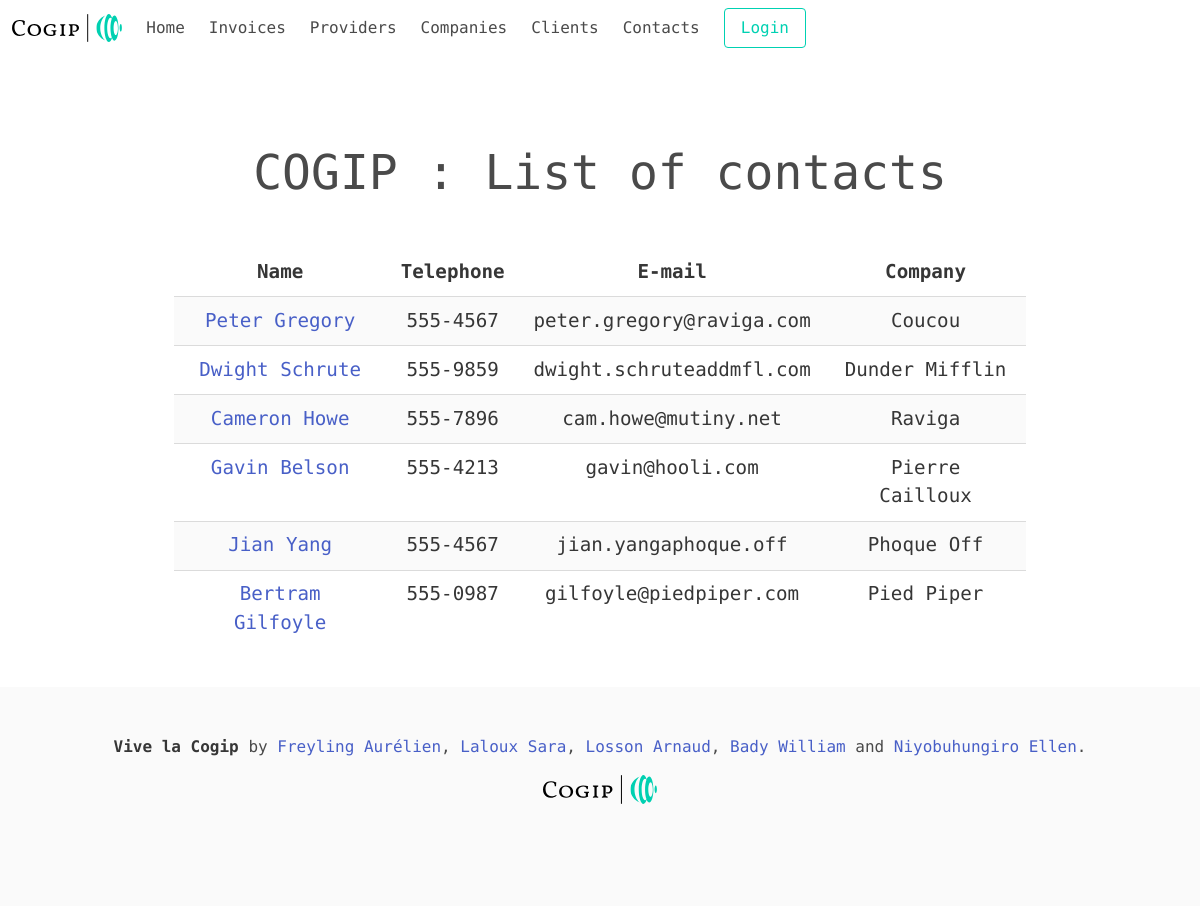
Screenshot of /index.php?route=contacts with the database file from the repository.
### tables this page shows
CREATE TABLE IF NOT EXISTS `peoples` (
  `id` int(11) NOT NULL AUTO_INCREMENT,
  `firstname` varchar(255) NOT NULL,
  `lastname` varchar(255) NOT NULL,
  `email` varchar(255) NOT NULL,
  `phone_number` varchar(255) NOT NULL,
  `company_id` int(11) DEFAULT NULL,
  PRIMARY KEY (`id`),
  KEY `company_id` (`company_id`)
);

CREATE TABLE IF NOT EXISTS `companies` (
  `id` int(11) NOT NULL AUTO_INCREMENT,
  `name` varchar(255) NOT NULL,
  `country` varchar(255) NOT NULL,
  `VAT_number` varchar(255) NOT NULL,
  `type_id` int(11) DEFAULT NULL,
  PRIMARY KEY (`id`),
  KEY `type_id` (`type_id`)
);

### controllers/contactsController.php (called while the page is built, shortened)
<?php
require 'models/contactsModel.php';
class ContactsController
{
    public function displayContactsPage($pdo)
    {
        $peoples = new Contacts($pdo);
        $listContacts = $peoples->getPeoples();
        require 'views/contacts.php';
    }
}

### models/contactsModel.php (called while the page is built, shortened)
<?php
class Contacts
{
    private $connexion;
    public function __construct(\PDO $pdo)
    {
        $this->connexion = $pdo;
    }
    public function getPeoples()
    {
        return $this->connexion->query("SELECT p.lastname, p.email, p.phone_number, p.firstname, c.name, p.id
        FROM peoples as p
        LEFT JOIN companies as c ON c.id = p.company_id");
    }
}

### views/contacts.php (the view)
<?php
require 'header.php';
?>
<main class="container is-fluid main-container">
    <section class="level">
        <h1 class="level-item has-text-centered">
            COGIP : List of contacts
        </h1>
    </section>
    <article class="level-item has-text-centered">
        <table class='invoicesTable table is-striped'>
            <tr>
                <th>Name</th>
                <th>Telephone</th>
                <th>E-mail</th>
                <th>Company</th>
            </tr>
            <?php
            foreach ($listContacts as $contact) {
                echo "<tr>
                        <td>" . "<a href='index.php?route=clientDetails&id=" . $contact['id'] . "'>" . $contact['firstname'] . " " . $contact['lastname'] . "</a>" . "</td>
                        <td>" . $contact['phone_number'] . "</td>
                        <td>" . $contact['email'] . "</td>
                        <td>" . $contact['name'] . "</td>
                    </tr>";
            } ?>
        </table>
    </article>
</main>
<?php
require 'footer.php';
?>

### assets/css/style.css (style rules this page uses)
a { font-family: 'M PLUS 1 Code', sans-serif; }
.main-container { height: auto; }
.main-container section h1 { font-family: 'M PLUS 1 Code', sans-serif; margin-top: 10vh; font-size: 3rem; }
.main-container article { -webkit-box-orient: vertical; -webkit-box-direction: normal; -ms-flex-direction: column; flex-direction: column; font-family: 'M PLUS 1 Code', sans-serif; margin-top: 5vh; font-size: 1.2rem; }
.invoicesTable { width: 75%; height: auto; font-family: 'M PLUS 1 Code', sans-serif; }

### rows the page displays
peoples: firstname "Peter", lastname "Gregory", phone_number "555-4567", email "peter.gregory@raviga.com", company.name "Coucou"
peoples: firstname "Dwight", lastname "Schrute", phone_number "555-9859", email "dwight.schruteaddmfl.com", company.name "Dunder Mifflin"
peoples: firstname "Cameron", lastname "Howe", phone_number "555-7896", email "cam.howe@mutiny.net", company.name "Raviga"
peoples: firstname "Gavin", lastname "Belson", phone_number "555-4213", email "gavin@hooli.com", company.name "Pierre Cailloux"
peoples: firstname "Jian", lastname "Yang", phone_number "555-4567", email "jian.yangaphoque.off", company.name "Phoque Off"
peoples: firstname "Bertram", lastname "Gilfoyle", phone_number "555-0987", email "gilfoyle@piedpiper.com", company.name "Pied Piper"
